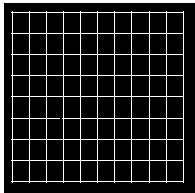
%> input picture ivp lab/iivp-lab-2017/iivp-lab-2017/Lab10 Adv/Image_4.bmp, 195 x 193 px
$ octave q.m   (GNU Octave 9; MATLAB toolbox functions it lacks are replaced by stand-ins)
%> lines starting %> are read from the running program, lines starting %| are printed output that depends on the picture; in (x1, y1, x2, y2) boxes, pixels count from 0 and x2, y2 are one past the last pixel; in counts of white or black regions, pixels touching at a corner belong together; the program's own positions count from 1
%% Load Image
im1=imread('Image_4.bmp');  %conversion to 16-bit integers
%> im1: size 193x195 logical; 12.5% white; 2 white regions, box (x1, y1, x2, y2) and area: (11, 11, 184, 183) 3348, (0, 0, 195, 193) 1345
im2=rgb2gray(imread('grid_image.jpg'));
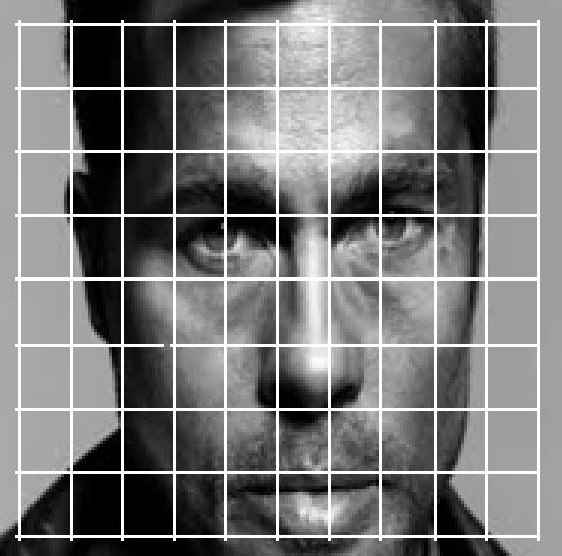
%> input picture ivp lab/iivp-lab-2017/iivp-lab-2017/Lab10 Adv/grid_image.jpg, 562 x 556 px
%> im2: size 556x562 uint8; min 0, max 255, mean 120.1
im1=imresize(im1, [256 256]);
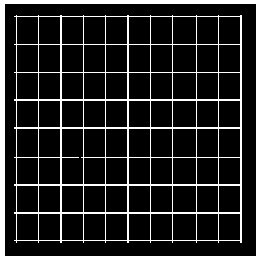
%> im1: size 256x256 logical; 12.6% white; 2 white regions, box (x1, y1, x2, y2) and area: (14, 15, 242, 243) 5972, (0, 0, 256, 256) 2284
% imshow(im);

%% 1 (a) Part
im_f=fftshift(fft2(double(im2)));
ampIm=log(abs(im_f));
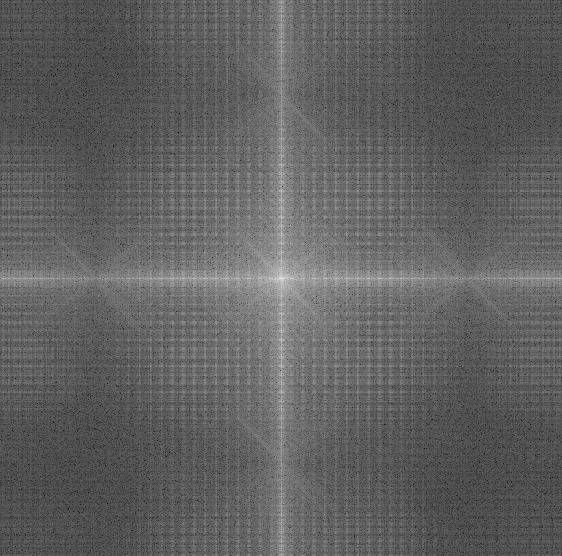
%> ampIm: size 556x562 double; min 1.65, max 17.44, mean 7.66; drawn with min black and max white
imshow(ampIm);

threshold=4.9;
spikes = ampIm > threshold;
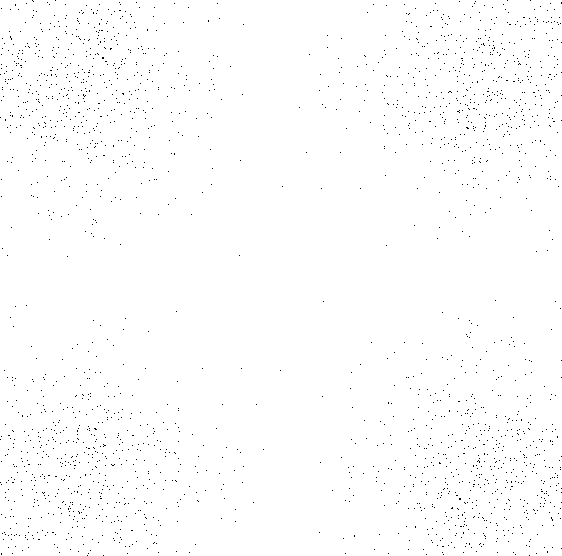
%> spikes: size 556x562 logical; 99.2% white; black in thin lines or dots
subplot(2,2,1);
imshow(spikes);

imshow(spikes);
subplot(2,2,2);
spikes(:,110:140)=0;
spikes(110:140,:)=0;
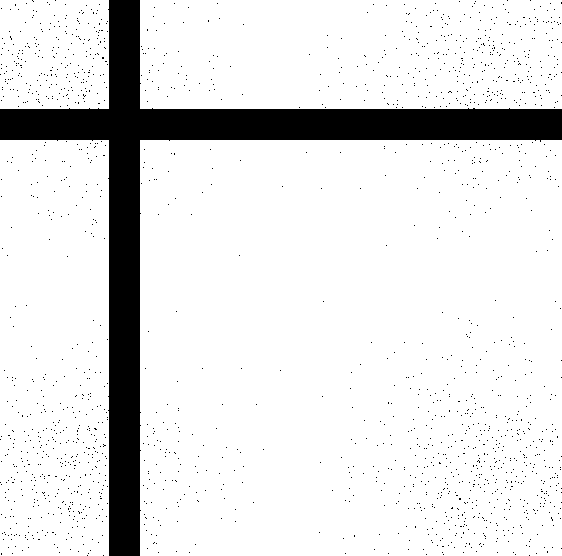
%> spikes: size 556x562 logical; 88.6% white; 1870 black regions (1869 under 20 px), largest, box (x1, y1, x2, y2) and area: (0, 0, 562, 556) 33721
im1_f(spikes)=0;
subplot(2,2,3);
imshow(spikes);
subplot(2,2,4);
imshow(ifft2(fftshift(im1_f)));
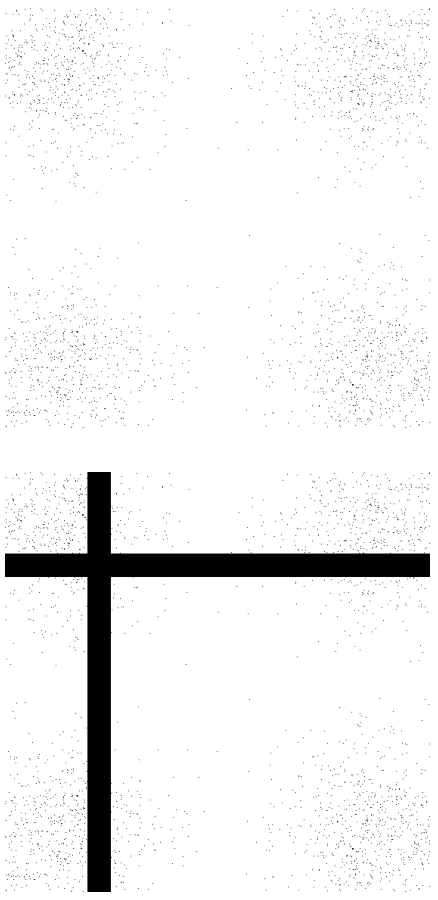
%> figure redrawn from the program's plot data, 3 panels
